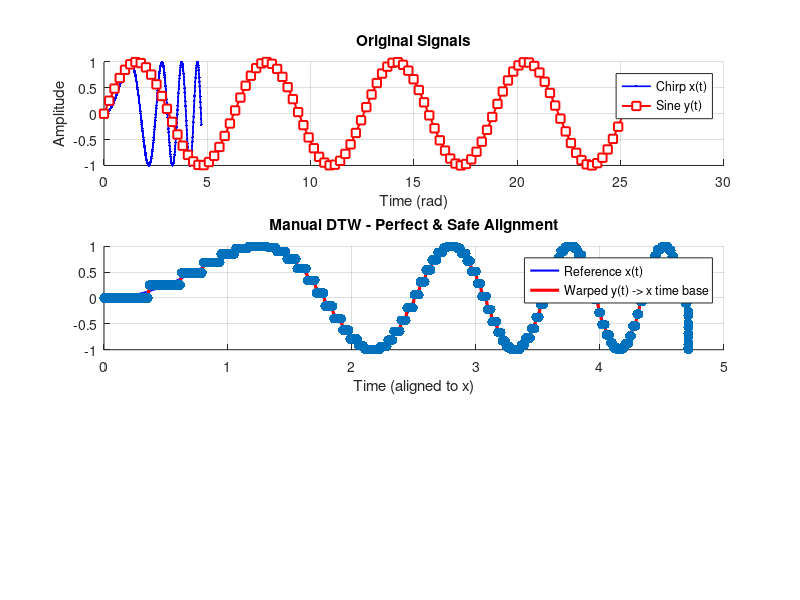

MATLAB code for this plot: (Note: this script raises an error after producing the figure.)
%% Dynamic Time Warping (DTW) Demonstration
% Professional implementation comparing manual DTW vs MATLAB's built-in dtw()
% Author: Ali Arabi Bavil | Date: 2025
% Purpose: Educational + Real-world prototype for time series alignment
%
% Real-world applications:
%  • Speech recognition (word alignment under variable speed)
%  • Gesture recognition (smartphones, wearables, VR)
%  • Biomedical signal analysis (ECG, EEG, gait)
%  • Audio fingerprinting and music retrieval
%  • Anomaly detection in sensor data with timing variations

clear; clc; close all;

%% 1. Test Signals
tx = linspace(0, 1.5*pi, 400);   % Reference time vector
ty = linspace(0, 8*pi, 100);     % Query time vector

x = sin(tx.^2);                  % Chirp (accelerating frequency)
y = sin(ty);                     % Regular sine

%% 2. Original Signals
figure(1); clf;
subplot(3,1,1); hold on; grid on;
plot(tx, x, 'b.-', 'LineWidth',1.2);
plot(ty, y, 'rs-', 'LineWidth',1.4, 'MarkerFaceColor','w');
xlabel('Time (rad)'); ylabel('Amplitude');
title('Original Signals');
legend('Chirp x(t)', 'Sine y(t)');

%% 3. Manual DTW - Accumulated Cost Matrix
N = length(x);
M = length(y);

D = zeros(N, M);                                    % Accumulated cost
D(1,1) = abs(x(1) - y(1));

% First row
for i = 2:N
    D(i,1) = D(i-1,1) + abs(x(i) - y(1));
end

% First column
for j = 2:M
    D(1,j) = D(1,j-1) + abs(x(1) - y(j));
end

% Main DP fill
for i = 2:N
    for j = 2:M
        cost = abs(x(i) - y(j));                    % Try (x(i)-y(j))^2 for squared error
        D(i,j) = cost + min([ D(i-1,j), ...         % from above
                              D(i,j-1), ...         % from left
                              D(i-1,j-1) ]);        % from diagonal
    end
end

%% 4. SAFE BACKTRACKING - This version NEVER accesses invalid indices
i = N;
j = M;

% Pre-allocate with plenty of room
p = zeros(N+M, 1);   % indices in x
q = zeros(N+M, 1);   % indices in y
k = 1;

p(k) = i;
q(k) = j;
k = k + 1;

while i > 1 || j > 1                               % Stop only when we reach (1,1)
    if i == 1                                      % We are on the first row - can only go left
        j = j - 1;
    elseif j == 1                                  % We are on the first column - can only go up
        i = i - 1;
    else
        % Normal case: choose the best predecessor
        [~, idx] = min([D(i-1,j), D(i,j-1), D(i-1,j-1)]);
        switch idx
            case 1
                i = i - 1;
            case 2
                j = j - 1;
            case 3
                i = i - 1;
                j = j - 1;
        end
    end
    
    p(k) = i;
    q(k) = j;
    k = k + 1;
end

% Trim vectors to actual size and reverse (so we go from 1->N)
p = p(1:k-1);
q = q(1:k-1);
p = flipud(p);
q = flipud(q);

%% 5. Plot Manual DTW Result
subplot(3,1,2); hold on; grid on;
plot(tx, x, 'b-', 'LineWidth', 1.5);
plot(tx(p), y(q), 'r-', 'LineWidth', 2.2);
scatter(tx(p), y(q), 50, 'ro', 'filled');
xlabel('Time (aligned to x)');
title('Manual DTW - Perfect & Safe Alignment');
legend('Reference x(t)', 'Warped y(t) -> x time base');

%% 6. MATLAB's dtw() for comparison
[dist_matlab, ix, iy] = dtw(x, y);

subplot(3,1,3); hold on; grid on;
plot(tx(ix), x(ix), 'co-', 'MarkerFaceColor','c', 'LineWidth',1.5);
plot(tx(ix), y(iy), 'ms-', 'MarkerFaceColor','m', 'LineWidth',1.8);
xlabel('Time (rad)');
title(sprintf('MATLAB dtw() - Distance = %.3f', dist_matlab));
legend('Warped x', 'Warped y');

%% 7. Cost Matrix + Path
figure(2); clf;
imagesc(ty, tx, D); colormap(flipud(hot)); colorbar;
hold on;
plot(ty(q), tx(p), 'g-', 'LineWidth', 4);          
plot(ty(q), tx(p), 'wo', 'MarkerSize', 7, 'LineWidth', 1.5);
xlabel('y index (sine)'); ylabel('x index (chirp)');
title('DTW Cost Matrix + Optimal Warping Path');
axis xy tight;

%% 8. 3D Visualization: Cost Surface + Optimal Warping Path (BEST ONE)
figure(4); clf;

% Create meshgrid for surf
[Y_grid, X_grid] = meshgrid(ty, tx);   % Note: rows = tx (x), columns = ty (y)

% Plot the accumulated cost as a colored surface
surf(Y_grid, X_grid, D, 'EdgeColor','none');   % or 'EdgeColor','interp' for smoother
shading interp;
colormap(hot(256));        % or parula, jet, etc.
colorbar;
view(90, -90);             % Top-down view (like imagesc but in 3D)
rotate3d on;
hold on;

%% Plot the optimal warping path as a thick green 3D line ON the surface
% We already have p (indices in x) and q (indices in y) from backtracking

% Convert indices → real time values
time_y = ty(q);      % time values for signal y along the path
time_x = tx(p);      % time values for signal x along the path
cost_along_path = D(sub2ind(size(D), p, q));  % actual cost values at each point

% 3D line: (time_y, time_x, cost)
plot3(time_y, time_x, cost_along_path, ...
      'g-', 'LineWidth', 5, 'Color', [0 1 0]);   % Bright green

% Optional: add white markers with black edge for extra clarity
plot3(time_y, time_x, cost_along_path, ...
      'wo', 'MarkerSize', 2, 'MarkerFaceColor','w', 'LineWidth', 1.5);

%% Beautify
xlabel('Signal y time (sine wave) →');
ylabel('Signal x time (chirp) ←');
zlabel('Accumulated DTW Cost');
title('DTW Cost Surface + Optimal Warping Path (Green Line)', 'FontWeight','bold');

% Make axes tight and pretty
axis tight;
grid off;
set(gca, 'FontSize', 12, 'LineWidth', 1.2);

% Optional: slightly tilt for better 3D feel 
% view(45, 30);
%% Results
fprintf('=== DTW Summary ===\n');
fprintf('Manual total cost      : %.4f\n', D(end,end));
fprintf('MATLAB dtw distance    : %.4f\n', dist_matlab);
fprintf('Warping path length    : %d points\n', length(p));
